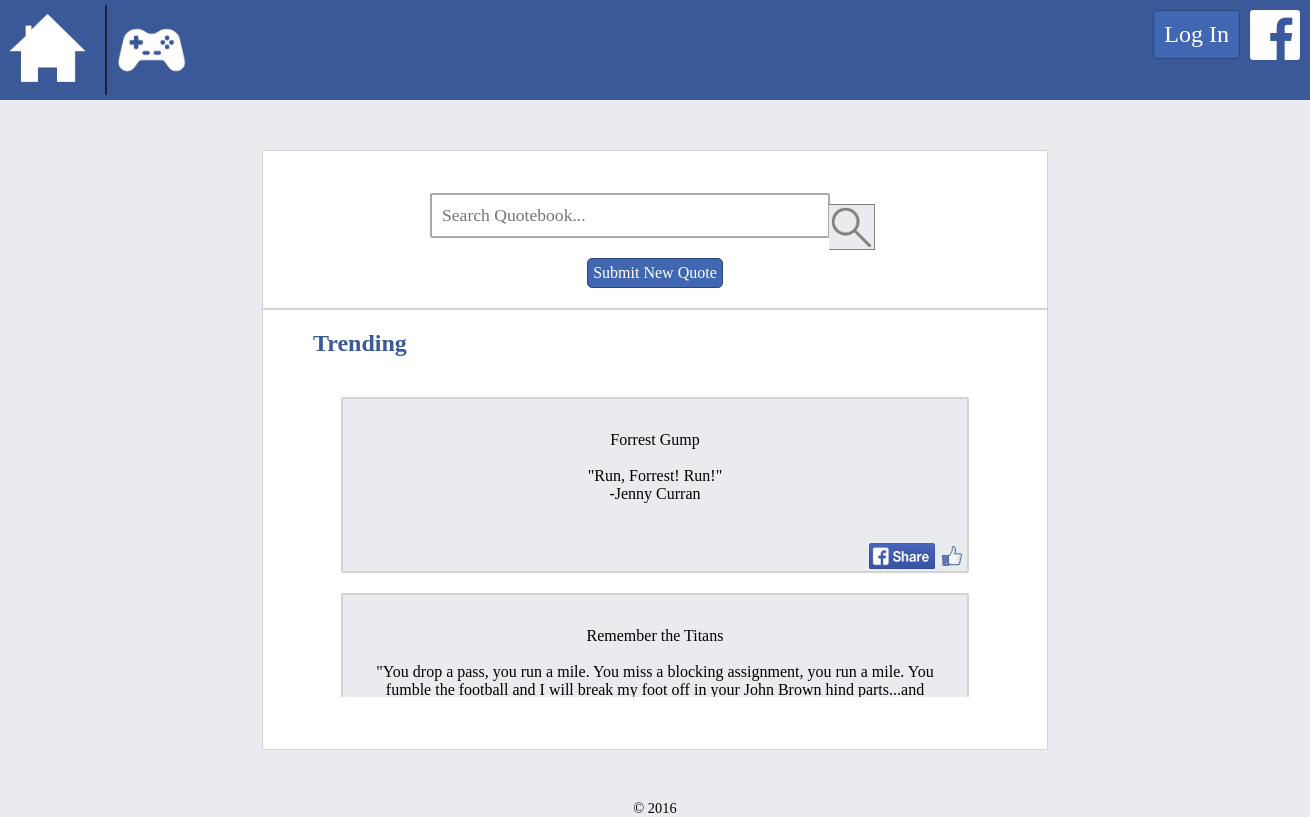
Page /php/home.php on the committed database.
### tables this page shows
CREATE TABLE `quotes` (
  `id` int(11) NOT NULL AUTO_INCREMENT,
  `quote` varchar(1000) NOT NULL,
  `character` varchar(50) DEFAULT NULL,
  `actor` varchar(50) DEFAULT NULL,
  `title` varchar(50) DEFAULT NULL,
  `image` varchar(200) DEFAULT NULL,
  `medium` varchar(10) DEFAULT NULL,
  PRIMARY KEY (`id`)
);

### php/home.php (the view, shortened to what this page needs)
<!DOCTYPE HTML>
<?php
	require_once('site.php');
?>
<html lang="en">
	<head>
		<link rel="stylesheet" href="../css/site.css" />
		<link rel="stylesheet" href="../css/home.css" />
	</head>
	<body>
		<?php
			buildHeader(true, true);
		?>
		<div id="page">
			<form action="search.php" method="GET">
			<input type="text" id="search" name="search" placeholder="Search Quotebook..."/>
			<input type="submit" id="magnifying-glass" value=""><br>
			</form>
			<a href="submit.php" id="submit-quote">Submit New Quote</a>
			<h2 id="trending-title">Trending</h2>
			<div id="trending">
				<?php
				require_once('mysqli_connect.php');
				$query = "SELECT * FROM quotes ORDER BY RAND() LIMIT 10";
				$response = mysqli_query($dbc, $query) or die(mysqli_error($dbc));
				while($row = $response->fetch_array())
				{
					echo '<div class="trending-quote">' .
					$row['title'] . '<br><br>"' .
					$row['quote'] . '"<br>-' .
					$row['character'] .
					'<img alt="like" class="fb-like" src="../images/facebook_like_thumb.png"/>' .
					'<img alt="share" class="fb-share" src="../images/facebook_share.png"/></div>';
				}
				?>
			</div>
		</div>
		<footer>
			&copy; 2016
		</footer>
	</body>
</html>

### php/site.php (shortened to what this page needs)
<?php
	function buildHeader($game, $logIn) {
		if (isset($_SESSION['username'])) {
			$username = $_SESSION['username'];
		}
		else {
			$username = "";
		}
		echo '<header>';
		echo '<a href="home.php"><img alt="img" id="home-button" src="../images/home.png"/></a>';
		if ($game) {
			echo '<a href="game.php"><img alt="img" id="game-button" src="../images/game.png"/></a>';
		}
		echo '<div class="ribbon">';
		echo '<img alt="img" id="facebook-logo" src="../images/facebook.png" />';
		if ($username != "") {
			echo '<a href="../index.php"><img alt="img" id="gear" src="../images/gear.png"/></a>';
			echo "<div id='user'>$username</div>";
		}
		elseif ($logIn) {
			echo "<a id='login-link' href='login.php'>Log In</a>";
		}
		echo '</div></header>';
	}
?>

### css/site.css (style rules this page uses)
* { margin: 0; border: 0; padding: 0; box-sizing: border-box; color: black; background-color: inherit; font-family: "Tahoma", "Lucida Grande"; }
header { color: white; background-color: rgb(59, 89, 152); width: 100%; height: 100px; }
footer { width: 100%; height: 10px; font-size: 0.9rem; text-align: center; margin-top: 30px; }
body { min-width: 1300px; background-color: rgb(233, 235, 238); }
a { text-decoration: none; color: inherit; }
#home-button { height: 95px; float: left; }
#facebook-logo { background-color: rgb(66, 103, 178); width: 50px; margin: 10px; float: right; }
#login-link { margin-top: 10px; font-size: 1.5rem; float: right; color: white; background-color: rgb(66, 103, 178); border: 1px solid rgb(41, 72, 125); border-radius: 4px; padding: 10px; vertical-align: middle; }
#page { width: 60%; height: calc(100vh - 250px); min-height: 600px; min-width: 600px; text-align: center; border: 1px solid lightgray; border-radius: 2px; margin: 50px auto; background-color: white; padding: 2rem 0; position: relative; }
#game-button { height: 90px; padding: 10px; margin-left: 10px; margin-top: 5px; float: left; border-left: 2px solid rgb(23, 35, 61); }
#magnifying-glass { height: 46px; width: 46px; padding: 5px; position: relative; top: 10px; left: -5px; background-color: rgb(233, 235, 238); border-top: 1px solid gray; border-right: 1px solid gray; border-bottom: 1px solid gray; background-image: url(../images/magnifying_glass.png); background-size: 90%; background-repeat: no-repeat; background-position: center; cursor: pointer; }

### css/home.css (style rules this page uses)
#page input#search { background-color: white; border: 2px solid darkgray; border-radius: 2px; text-align: left; min-width: 400px; font-size: 1.1rem; margin-top: 10px; margin-bottom: 20px; padding: 10px; }
#trending-title { color: rgb(59, 89, 152); text-align: left; padding: 20px 50px; border-top: 2px solid lightgray; }
#trending { overflow-y: scroll; height: 60%; }
.trending-quote { width: 80%; height: 11rem; border: 2px solid lightgray; border-radius: 2px; margin: 20px auto; padding: 2rem; background-color: rgb(233, 235, 238); position: relative; }
.fb-like { height: 20px; width: 20px; float: right; margin: 5px; position: absolute; bottom: 0; right: 0; }
.fb-share { height: 30px; width: 70px; float: right; position: absolute; bottom: 0; right: 30px; padding: 2px; }
#submit-quote { background-color: rgb(66, 103, 178); display: block; width: max-content; padding: 5px; margin: auto; margin-bottom: 20px; border: 1px solid rgb(41, 72, 125); border-radius: 5px; color: white; text-align: center; }

### rows in the picture
quotes: title "Forrest Gump", quote "Run, Forrest! Run!", character "Jenny Curran"
quotes: title "Remember the Titans", quote "You drop a pass, you run a mile. You miss a blocking assignment, you run a mile. You fumble the football and I will break my foot off in your John Brown hind parts...and…"
